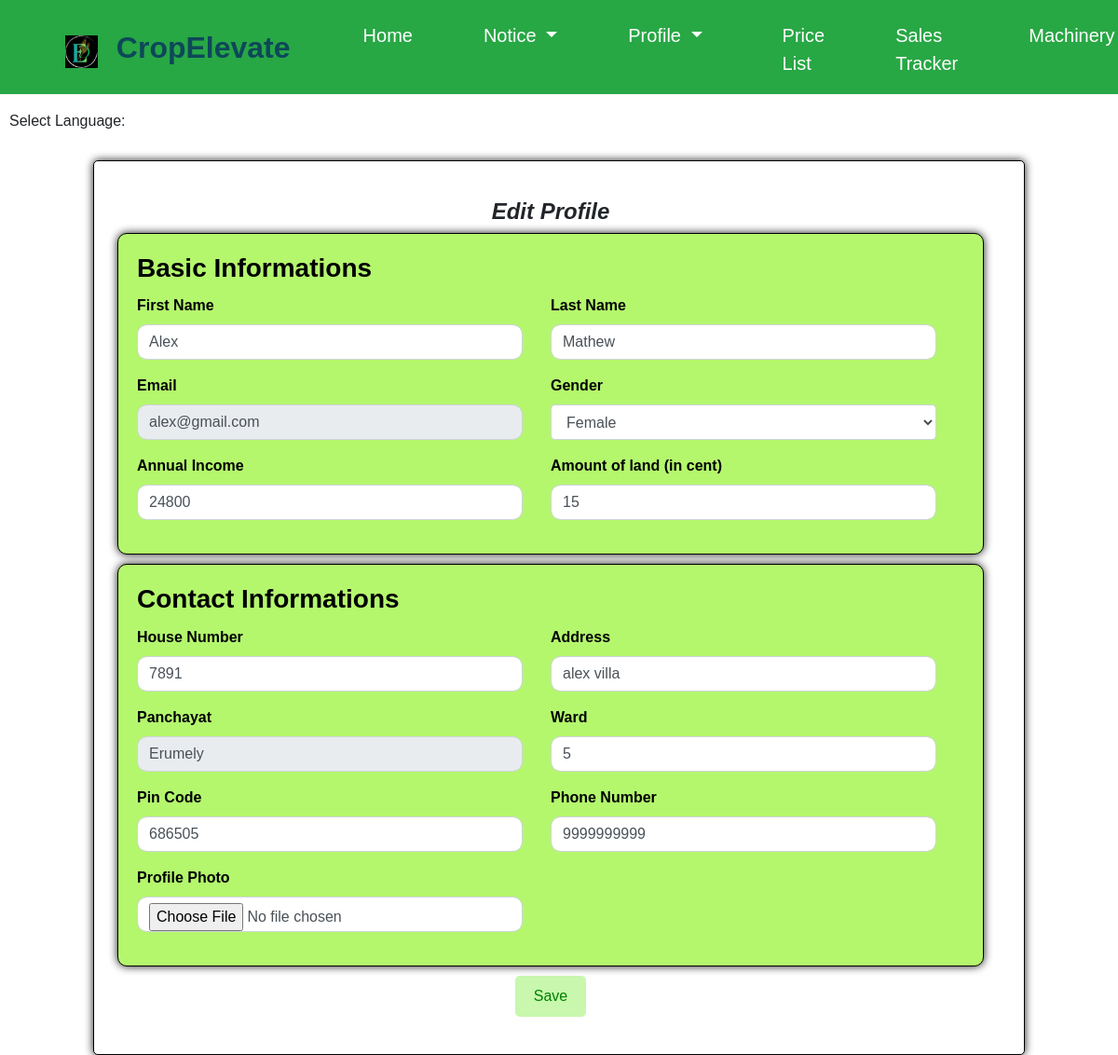
Before: /ceditprofile (signed in) with the older database file.
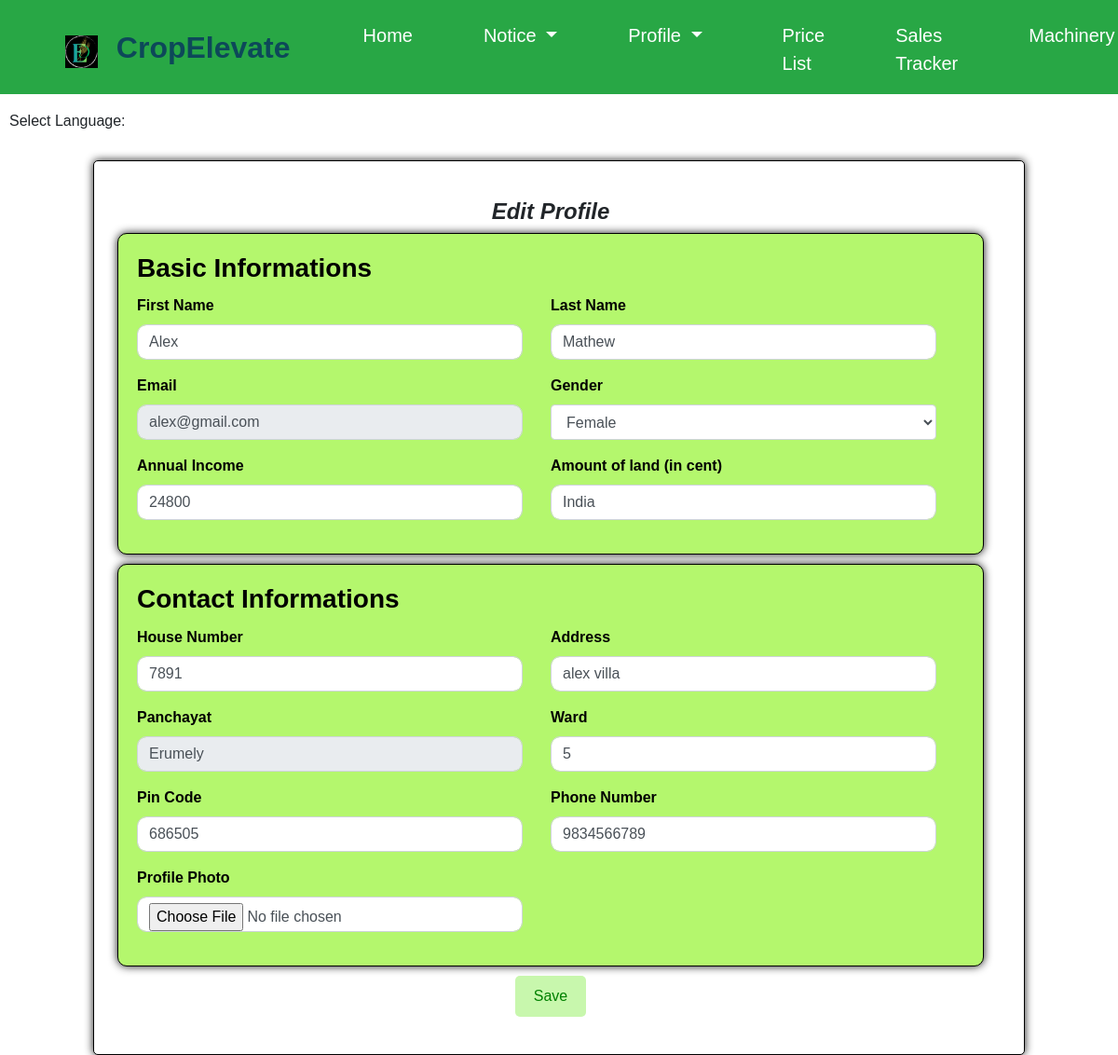
After: the same page with the newer database file.
### ceapp/models.py (models this page shows, shortened)
class FarmerProfile(models.Model):
    user = models.OneToOneField(CustomUser, on_delete=models.CASCADE, blank=True, null=True)
    first_name = models.CharField(max_length=100, null=True,blank=True)
    last_name = models.CharField(max_length=100,null=True,blank=True)
    birth_date = models.DateField(null=True,blank=True)
    email = models.EmailField(max_length=100,null=True,blank=True)
    profile_pic = models.ImageField(upload_to='profile_pics/', null=True, blank=True)
    gender = models.CharField(max_length=10, choices=[('Male', 'Male'), ('Female', 'Female')])
    annual_income = models.IntegerField(max_length=100, null=True,blank=True)
    land = models.CharField(max_length=100, null=True,blank=True)
    house_no = models.IntegerField(max_length=100, null=True,blank=True)
    address = models.CharField(max_length=255,null=True,blank=True)
    phone_number = models.IntegerField(max_length=12,null=True,blank=True)
    ward = models.CharField(max_length=100)
    pin_code = models.IntegerField(max_length=6,null=True,blank=True)
    file_upload = models.FileField(upload_to='uploads/', null=True, blank=True)
    fprofile_photo = models.ImageField(upload_to='profile_pics/', null=True, blank=True)
    paid_amount = models.DecimalField(max_digits=10, decimal_places=2, default=0)

### ceapp/views.py (the view, shortened to what this page needs)
# urls.py: path('ceditprofile',views.ceditprofile, name='ceditprofile'),
@never_cache
@login_required
def ceditprofile(request):
    user = request.user
    profile = FarmerProfile.objects.get(user=user)
    context = {
        'user': user,
        'profile': profile
    }
    return render(request, 'ceditprofile.html',context)

### templates/ceditprofile.html (shortened to what the changed rows need)
{% load static %}
<!DOCTYPE html>
<html lang="en">
<head>
    <link rel="stylesheet" href="https://maxcdn.bootstrapcdn.com/bootstrap/4.5.2/css/bootstrap.min.css">
    <link rel="stylesheet" href="https://cdn.jsdelivr.net/npm/@mdi/font/css/materialdesignicons.min.css">
    <link rel="stylesheet" href="https://cdnjs.cloudflare.com/ajax/libs/font-awesome/5.15.3/css/all.min.css">
</head>
<body>
    <nav class="navbar navbar-expand-lg navbar-light bg-success fixed-top">
        <h2 style="color:#0d4859; padding-left:20px; font-weight:bold; margin-top:10px;" >CropElevate</h2>
    </nav>
    <br><br>
    <div class="container">
        <div class="content">
            <div class="row">
            <form method="post" action="" autocomplete="off" enctype="multipart/form-data">
                <div class="card-box">
                    <div class="row">
                        <div class="col-md-12">
                            <div class="profile-basic">
                                <div class="row">
                                    <div class="col-md-6">
                                        <div class="form-group form-focus">
                                            <input type="text" class="form-control floating" value="{{ profile.first_name }}" name="first_name" id="first_name" style="border-radius:10px;">
                                        </div>
                                    </div>
                                    <div class="col-md-6">
                                        <div class="form-group form-focus">
                                            <input type="text" placeholder="last" class="form-control floating" value="{{ profile.last_name }}" name="last_name" id="last_name" style="border-radius:10px;">
                                        </div>
                                    </div>
                                    <div class="col-md-6">
                                        <div class="form-group form-focus">
                                        <input type="text" class="form-control floating" value="{{ profile.email }}" name="email"style="border-radius:10px;"readonly>
                                        </div>
                                    </div>
                                    <div class="col-md-6">
                                        <div class="form-group form-focus select-focus">
                                            <select class="select form-control floating" name="gender" required>
                                                <option value="Female" {% if profile.gender == 'Female' %} selected {% endif %}>Female</option>
                                            </select>
                                        </div>
                                    </div>
                                        <div class="col-md-6">
                                            <div class="form-group form-focus">
                                                <input type="number" class="form-control floating" value="{{ profile.annual_income }}" name="annual_income" id="annual_income" style="border-radius:10px;">
                                            </div>
                                        </div>
                                        <div class="col-md-6">
                                            <div class="form-group form-focus">
                                                <input type="text" class="form-control floating" value="{{ profile.land }}" name="land" id="land" style="border-radius:10px;">
                                            </div>
                                        </div>
                                </div>
                            </div>
                        </div>
                    </div>
                </div>
                <div class="card-box">
                    <div class="row">
                        <div class="col-md-6">
                            <div class="form-group form-focus">
                                <input type="text" class="form-control floating" value="{{ profile.house_no }}" name="house_no" id="house_no" style="border-radius:10px;">
                            </div>
                        </div>
                        <div class="col-md-6">
                            <div class="form-group form-focus">
                                <input type="text" class="form-control floating" value="{{ profile.address }}" name="address" id="address" style="border-radius:10px;">
                            </div>
                        </div>
                        <div class="col-md-6">
                            <div class="form-group form-focus">
                                <input type="text" class="form-control floating" value="{{ profile.ward }}" name="ward" id="ward" style="border-radius:10px;">
                            </div>
                        </div>
                        <div class="col-md-6">
                            <div class="form-group form-focus">
                                <input type="number" class="form-control floating" value="{{ profile.pin_code }}" name="pin_code" id="pin_code" style="border-radius:10px;">
                            </div>
                        </div>
                        <div class="col-md-6">
                            <div class="form-group form-focus">
                                <input type="number" class="form-control floating" value="{{ profile.phone_number }}" name="phone_number" id="phone_number" style="border-radius:10px;">
                            </div>
                        </div>
                        <div class="col-sm-6">
                            <div class="form-group">
                               <label style="color:black;"><b>Profile Photo</b></label>
                                   <input type="file" class="form-control" value="{{ profile.fprofile_photo }}" name="fprofile_photo" style="border-radius:10px;">
                           </div>
                       </div>
                    </div>
                </div>
    </form>
        </div>
    </div>
    </div>
</body>
</html>

Changed rows visible on the page:
changed FarmerProfile "Alex": land "15" → "India"; phone_number "9999999999" → "9834566789"
